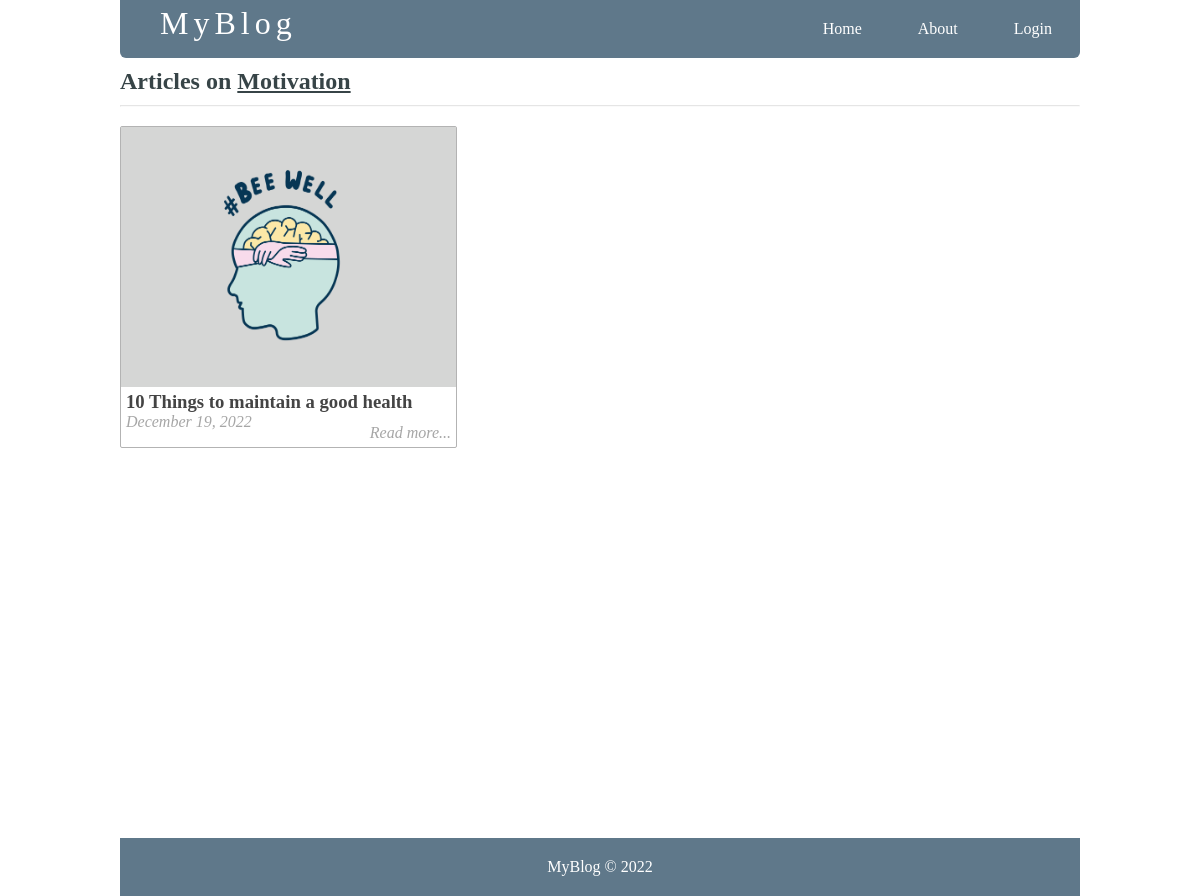
Screenshot of /articleby_topic.php?topic=2 with the database file from the repository.
### tables this page shows
CREATE TABLE `topics` (
  `id` int NOT NULL,
  `name` varchar(255) DEFAULT NULL,
  `topic_holder` varchar(255) DEFAULT NULL,
  PRIMARY KEY (`id`),
  UNIQUE KEY `topic_holder_UNIQUE` (`topic_holder`)
);

CREATE TABLE `articles` (
  `id` int NOT NULL AUTO_INCREMENT,
  `user_id` int DEFAULT NULL,
  `title` varchar(255) NOT NULL,
  `holder` varchar(255) NOT NULL,
  `views` int NOT NULL DEFAULT '0',
  `image` varchar(255) NOT NULL,
  `body` text NOT NULL,
  `published` tinyint(1) NOT NULL,
  `created_at` timestamp NOT NULL DEFAULT CURRENT_TIMESTAMP ON UPDATE CURRENT_TIMESTAMP,
  `updated_at` timestamp NOT NULL DEFAULT '0000-00-00 00:00:00',
  PRIMARY KEY (`id`),
  UNIQUE KEY `slug` (`holder`),
  KEY `user_id` (`user_id`),
  CONSTRAINT `articles_ibfk_1` FOREIGN KEY (`user_id`) REFERENCES `users` (`id`)
);

### functions.php (called while the page is built, shortened)
<?php
function getTopic($articlId){
    global $conn;
    $sql = "SELECT * FROM topics WHERE id=
			(SELECT topic_id FROM posts WHERE article_id=$articlId) LIMIT 1";
	$result = mysqli_query($conn, $sql);
	$topic = mysqli_fetch_assoc($result);
	return $topic;
}
function getArticlesByTopic($topic_id) {
	global $conn;
	$sql = "SELECT * FROM articles
			WHERE articles.id IN
			(SELECT posts.article_id FROM posts
				WHERE posts.topic_id=$topic_id GROUP BY posts.article_id
				HAVING COUNT(1) = 1)";
	$result = mysqli_query($conn, $sql);
	$articles = mysqli_fetch_all($result, MYSQLI_ASSOC);
	$final_articles = array();
	foreach ($articles as $arts) {
		$arts['topic'] = getTopic($arts['id']);
		array_push($final_articles, $arts);
	}
	return $final_articles;
}
function getTopicById($topicId){
	global $conn;
	$sql = "SELECT name FROM topics WHERE id=$topicId";
	$result = mysqli_query($conn, $sql);
	$topic = mysqli_fetch_assoc($result);
	return $topic['name'];
}
?>

### articleby_topic.php (the view, shortened to what this page needs)
<?php include('connect.php'); ?>
<?php include('functions.php'); ?>
<?php
	if (isset($_GET['topic'])) {
		$topic_id = $_GET['topic'];
		$posts = getArticlesByTopic($topic_id);
	}
?>
<!DOCTYPE html>
<html>
<head>
	<link rel="stylesheet" href="css/style.css">
</head>
<body>
<div class="container">
<div class="navbar">
			<div class="brand">
				<a href="index.php"><h1>MyBlog</h1></a>
			</div>
			<ul>
			  <li><a class="active" href="index.php">Home</a></li>
			  <li><a href="about.php">About</a></li>
              <li><a href="login.php">Login</a></li>
			</ul>
		</div>
<div class="content">
	<h2 class="content-title">
		Articles on <u><?php echo getTopicById($topic_id); ?></u>
	</h2>
	<hr>
	<?php foreach ($posts as $post): ?>
		<div class="post" style="margin-left: 0px;">
			<img src="<?php echo 'images/' . $post['image']; ?>" class="post_image" alt="">
			<a href="single_article.php?post-slug=<?php echo $post['holder']; ?>">
				<div class="post_info">
					<h3><?php echo $post['title'] ?></h3>
					<div class="info">
						<span><?php echo date("F j, Y ", strtotime($post["created_at"])); ?></span>
						<span class="read_more">Read more...</span>
					</div>
				</div>
			</a>
		</div>
	<?php endforeach ?>
    </div>
		<div class="footer">
			<p>MyBlog &copy; 2022</p>
		</div>
	</div>
</body>
</html>

### style.css (style rules this page uses)
* { margin: 0px; padding: 0px; }
html { height: 100%; box-sizing: border-box; }
body { position: relative; margin: 0; padding-bottom: 6rem; min-height: 100%; }
h1, h2, h3, h4, h5, h6 { color: #444; font-family: 'sans-serif', cursive; }
a { text-decoration: none; }
ul, ol { margin-left: 40px; }
hr { margin: 10px 0px; opacity: .25; }
.container { width: 80%; margin: 0px auto; }
.navbar { margin: 0 auto; overflow: hidden; background-color: #5f788a; border-radius: 0px 0px 6px 6px; }
.navbar ul { list-style-type: none; float: right; }
.navbar ul li { float: left; font-family: cursive; }
.navbar ul li a { display: block; color: white; text-align: center; padding: 20px 28px; text-decoration: none; }
.navbar .brand { float: left; padding-top: 5px; padding-left: 40px; }
.navbar .brand h1 { color: white; font-size: 2em; letter-spacing: 5px; font-weight: 100; font-family: cursive; }
.footer { position: absolute; right: 0; bottom: 0; left: 0; color: white; background-color: #5f788a; text-align: center; width: 80%; margin: 20px auto 0px; padding: 20px 0px; }
.content { margin: 5px auto; border-radius: 5px; min-height: 400px; }
.content:after { content: ""; display: block; clear: both; }
.content .content-title { margin: 10px 0px; color: #374447; font-family: 'sans-serif', cursive;; }
.content .post { width: 335px; margin: 9px; min-height: 320px; float: left; border-radius: 2px; border: 1px solid #b3b3b3; position: relative; }
.content .post .post_image { height: 260px; width: 100%; background-size: 100%; }
.content .post .post_image { width: 100%; height: 260px; }
.content .post .post_info { height: 100%; padding: 0px 5px; font-weight: 200; font-family: cursive; }
.content .post .post_info { color: #222; }
.content .post .post_info span { color: #A6A6A6; font-style: italic; }
.content .post .post_info span.read_more { position: absolute; right: 5px; bottom: 5px; }

### rows the page displays
topics: name "Motivation"
articles: image (placeholder picture), title "10 Things to maintain a good health", created_at "December 19, 2022"
